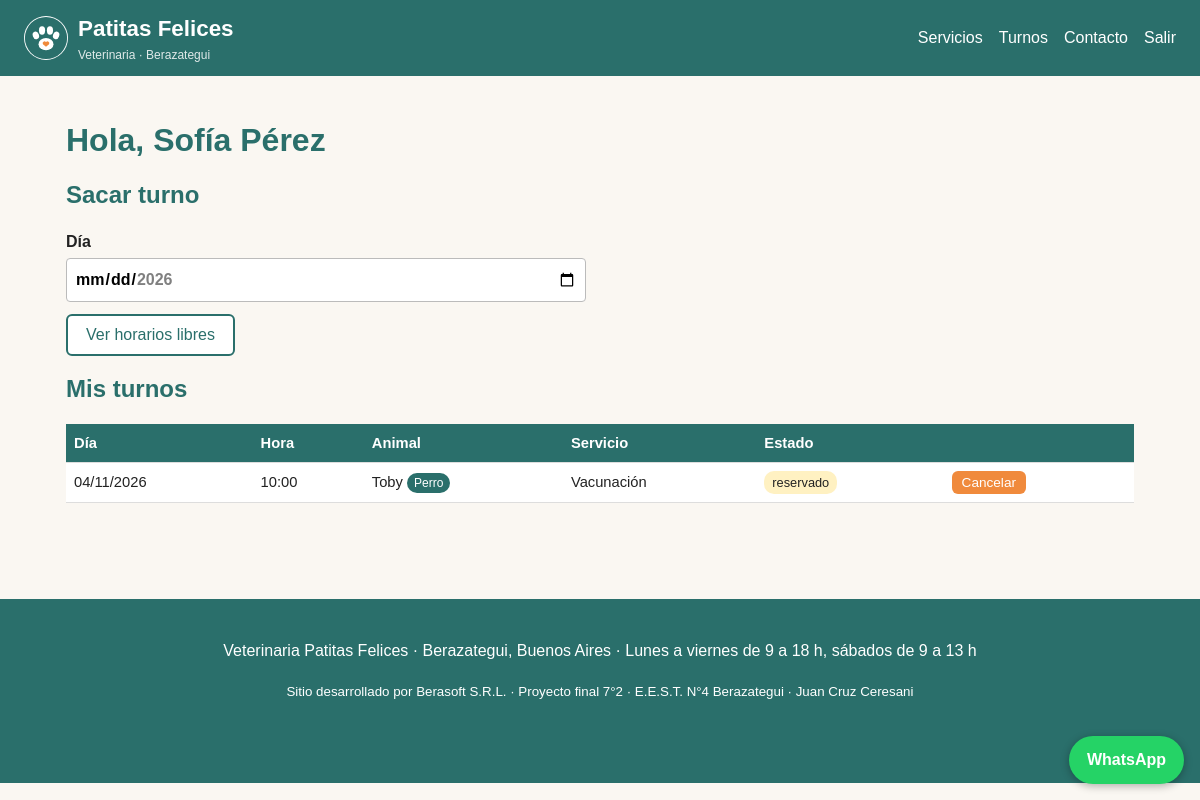
The page /turnos.php (signed in) on the database its author committed.
### tables this page shows
CREATE TABLE usuarios (
  id         INT AUTO_INCREMENT PRIMARY KEY,
  email      VARCHAR(120) NOT NULL UNIQUE,
  clave_hash VARCHAR(255) NOT NULL,              
  nombre     VARCHAR(80)  NOT NULL,
  whatsapp   VARCHAR(30)  NOT NULL,
  rol        ENUM('cliente','admin') NOT NULL DEFAULT 'cliente',
  activo     TINYINT(1) NOT NULL DEFAULT 1,      
  creado_en  DATETIME NOT NULL DEFAULT CURRENT_TIMESTAMP
);

CREATE TABLE turnos (
  id          INT AUTO_INCREMENT PRIMARY KEY,
  usuario_id  INT NOT NULL,
  servicio_id INT NOT NULL,
  mascota     VARCHAR(60) NOT NULL,
  especie     ENUM('Perro','Gato','Ovino','Bovino') NOT NULL,    
  fecha       DATE NOT NULL,
  hora        TIME NOT NULL,
  estado      ENUM('reservado','atendido','cancelado') NOT NULL DEFAULT 'reservado',
  creado_en   DATETIME NOT NULL DEFAULT CURRENT_TIMESTAMP,
  FOREIGN KEY (usuario_id)  REFERENCES usuarios(id)  ON DELETE CASCADE,
  FOREIGN KEY (servicio_id) REFERENCES servicios(id) ON DELETE RESTRICT,
  INDEX (fecha, hora)
);

CREATE TABLE servicios (
  id      INT AUTO_INCREMENT PRIMARY KEY,
  nombre  VARCHAR(80)   NOT NULL,
  detalle VARCHAR(200)  NOT NULL,
  precio  DECIMAL(10,2) NOT NULL                
);

### inc/funciones.php (called while the page is built, shortened)
<?php
require __DIR__ . '/conexion.php';
function h($texto) {
    return htmlspecialchars((string)$texto, ENT_QUOTES, 'UTF-8');
}
function usuario_actual() {
    global $db;
    $st = $db->prepare('SELECT * FROM usuarios WHERE id = ? AND activo = 1');
    $st->execute([$_SESSION['uid']]);
    return $st->fetch() ?: null;
}

### turnos.php (the view, shortened to what this page needs)
<?php
require 'inc/funciones.php';
$yo = exigir_login();
$st = $db->prepare("SELECT COUNT(*) FROM turnos WHERE usuario_id = ? AND estado = 'reservado' AND fecha >= CURDATE()");
$st->execute([$yo['id']]);
$reservados = $st->fetchColumn();
$fecha = $_GET['fecha'] ?? '';
$st = $db->prepare('SELECT t.*, s.nombre AS servicio FROM turnos t JOIN servicios s ON s.id = t.servicio_id
                    WHERE t.usuario_id = ? ORDER BY t.fecha DESC, t.hora DESC');
$st->execute([$yo['id']]);
$misTurnos = $st->fetchAll();
require 'inc/cabecera.php';
?>
<h1>Hola, <?= h($yo['nombre']) ?></h1>
<?php if ($reservados >= MAX_TURNOS): ?>
  <p class="error">Ya tenés <?= MAX_TURNOS ?> turnos reservados. Para sacar otro, cancelá uno o esperá a que pase.</p>
<?php else: ?>
<section class="formulario">
  <h2>Sacar turno</h2>
  <form method="get">
    <label>Día <input type="date" name="fecha" required value="<?= h($fecha) ?>"
           min="<?= date('Y-m-d', strtotime('+1 day')) ?>" max="<?= date('Y-m-d', strtotime('+30 days')) ?>"></label>
    <button class="boton claro">Ver horarios libres</button>
  </form>
</section>
<?php endif; ?>
<h2>Mis turnos</h2>
<table>
  <tr><th>Día</th><th>Hora</th><th>Animal</th><th>Servicio</th><th>Estado</th><th></th></tr>
  <?php foreach ($misTurnos as $t): ?>
  <tr>
    <td><?= date('d/m/Y', strtotime($t['fecha'])) ?></td>
    <td><?= substr($t['hora'], 0, 5) ?></td>
    <td><?= h($t['mascota']) ?> <span class="especie <?= strtolower($t['especie']) ?>"><?= $t['especie'] ?></span></td>
    <td><?= h($t['servicio']) ?></td>
    <td><span class="estado <?= $t['estado'] ?>"><?= $t['estado'] ?></span></td>
    <td>
      <?php if ($t['estado'] === 'reservado' && $t['fecha'] > date('Y-m-d')): ?>
        <form method="post" class="enlinea">
          <button class="boton chico">Cancelar</button>
        </form>
      <?php endif; ?>
    </td>
  </tr>
  <?php endforeach; ?>
</table>
<?php require 'inc/pie.php'; ?>

### css/estilos.css (style rules this page uses)
:root { --principal: #2a6f6b; --acento: #f08a3c; --fondo: #faf7f2; }
* { box-sizing: border-box; }
body { margin: 0; font-family: Arial, Helvetica, sans-serif; color: #222; background: var(--fondo); line-height: 1.5; }
h1, h2, h3 { color: var(--principal); line-height: 1.2; }
.boton { display: inline-block; padding: 10px 18px; border: 0; border-radius: 6px; cursor: pointer; background: var(--acento); color: #fff !important; font-size: 1rem; text-decoration: none; }
.boton.claro { background: #fff; color: var(--principal) !important; border: 2px solid var(--principal); }
.boton.chico { padding: 4px 10px; font-size: .85rem; }
.formulario { max-width: 520px; }
label { display: block; margin-bottom: 12px; font-weight: bold; }
input, select, textarea { display: block; width: 100%; margin-top: 4px; padding: 8px; font: inherit; border: 1px solid #bbb; border-radius: 4px; background: #fff; }
form.enlinea { display: inline-flex; flex-wrap: wrap; gap: 4px; align-items: center; margin: 2px 0 12px; }
table { width: 100%; border-collapse: collapse; background: #fff; margin-bottom: 24px; font-size: .92rem; }
th, td { padding: 8px; border-bottom: 1px solid #ddd; text-align: left; vertical-align: top; }
th { background: var(--principal); color: #fff; }
td form.enlinea { margin: 0; }
.estado { display: inline-block; padding: 2px 8px; border-radius: 10px; font-size: .8rem; }
.estado.reservado { background: #fff1c2; }
.especie { display: inline-block; padding: 1px 7px; border-radius: 10px; font-size: .75rem; color: #fff; }
.especie.perro { background: #2a6f6b; }

### rows shown on the page
usuarios: nombre "Sofía Pérez"
turnos: fecha "04/11/2026", hora "10:00", mascota "Toby", especie "Perro", servicio.nombre "Vacunación", estado "reservado"
